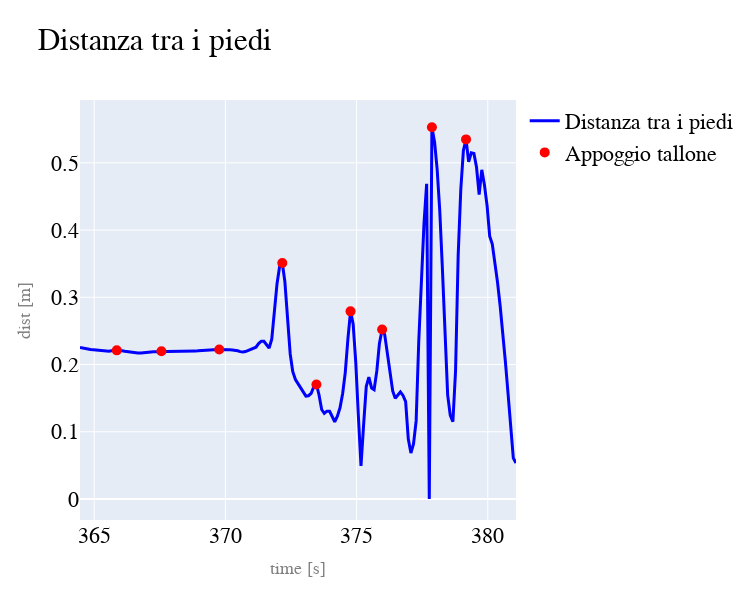

The code cell stored with this chart in its notebook:
### Markdown cell above
Di seguito si riporta il grafico:

### Code cell
lastsess_time = time[-1]
lastsess_result = exercises[-1].result
lastsess_res_step = []

%matplotlib inline
%matplotlib inline
for i in range(len(lastsess_result)):
    lastsess_met,lastsess_resi = lastsess_result[i]
    lastsess_metname = lastsess_met.name

    ################
    #     STEP     #
    ################
    if lastsess_metname == "step":
        dist=lastsess_resi[5]
        strikes=lastsess_resi[6]
        trace1 = go.Scatter(
            x=lastsess_time,y=dist,
            mode='lines',
            line=dict(
                color='blue',
                width=3
            ),
            name='Distanza tra i piedi'
        )
        trace2 = go.Scatter(
            x=lastsess_time[strikes],y=dist[strikes],
            mode='markers',
            marker=dict(
                color='red',
                size=10
            ),
            name='Appoggio tallone'
        )
        data = [trace1,trace2]
        layout = dict(
            width=750,
            height=600,
            autosize=False,
            title='Distanza tra i piedi',
            font=dict(family='Courier New, monospace', size=22, color='black'),
            xaxis=dict(
                title='time [s]',
                titlefont=dict(
                    family='Courier New, monospace',
                    size=18,
                    color='#7f7f7f'
                )
            ),
            yaxis=dict(
                title='dist [m]',
                titlefont=dict(
                    family='Courier New, monospace',
                    size=18,
                    color='#7f7f7f'
                )
            )
        )
        fig = dict(data=data, layout=layout)
        iplot(fig)

        lastsess_res_step.append(lastsess_resi)
        sla = lastsess_res_step[0][8]
        ns = lastsess_res_step[0][1]
        cad = lastsess_res_step[0][2]
        sp = lastsess_res_step[0][3]
        ex = lastsess_res_step[0][4]
        tablestep = pd.DataFrame([sla, ns, cad, sp, ex])
        tablestep.rename(index={0:"Step Length Avg. [m]",1:"Number of steps",2:"Cadence [steps/s]",
                                3:"Speed [m/s]",4:"Execution time [s]"},
                         columns={0:"Gait analysis"}, inplace=True)
        display(tablestep)

### Figure 1 — Plotly figure (JSON) as saved in the notebook; plotly's stock layout.template omitted (floating-point values rounded to 4 significant figures; data arrays with more than 128 entries replaced by an {"elided": "..."} marker saying what was removed)
{"data": [{"line": {"color": "blue", "width": 3}, "mode": "lines", "name": "Distanza tra i piedi", "type": "scatter", "x": {"elided": "168 float values"}, "y": {"elided": "167 float values"}}, {"marker": {"color": "red", "size": 10}, "mode": "markers", "name": "Appoggio tallone", "type": "scatter", "x": [365.9, 367.6, 369.8, 372.2, 373.5, 374.8, 376.0, 377.9, 379.2], "y": [0.221, 0.2199, 0.2224, 0.3511, 0.1704, 0.2791, 0.2522, 0.5529, 0.5348]}], "layout": {"autosize": false, "font": {"color": "black", "family": "Courier New, monospace", "size": 22}, "height": 600, "title": {"text": "Distanza tra i piedi"}, "width": 750, "xaxis": {"title": {"font": {"color": "#7f7f7f", "family": "Courier New, monospace", "size": 18}, "text": "time [s]"}}, "yaxis": {"title": {"font": {"color": "#7f7f7f", "family": "Courier New, monospace", "size": 18}, "text": "dist [m]"}}}}
